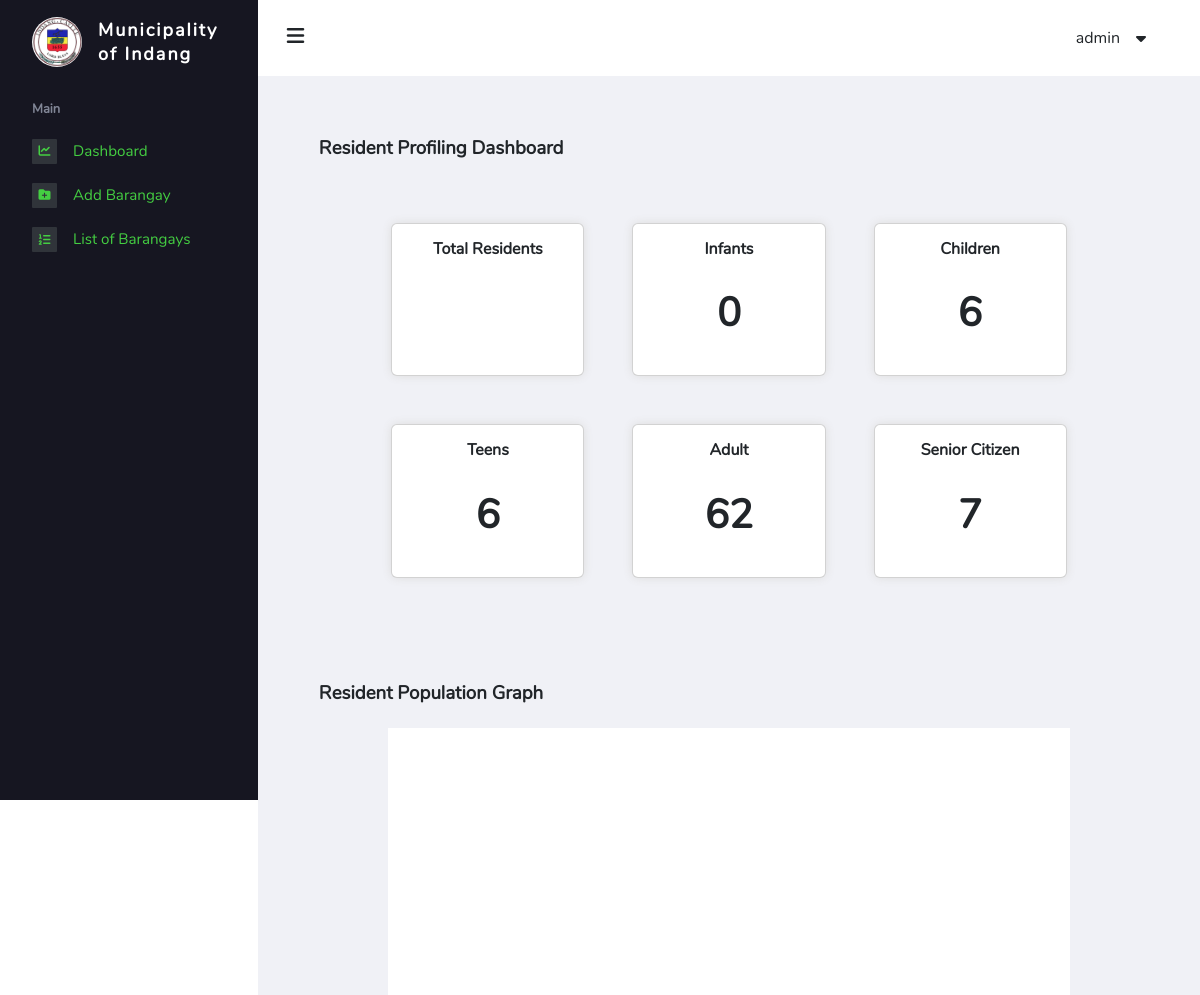
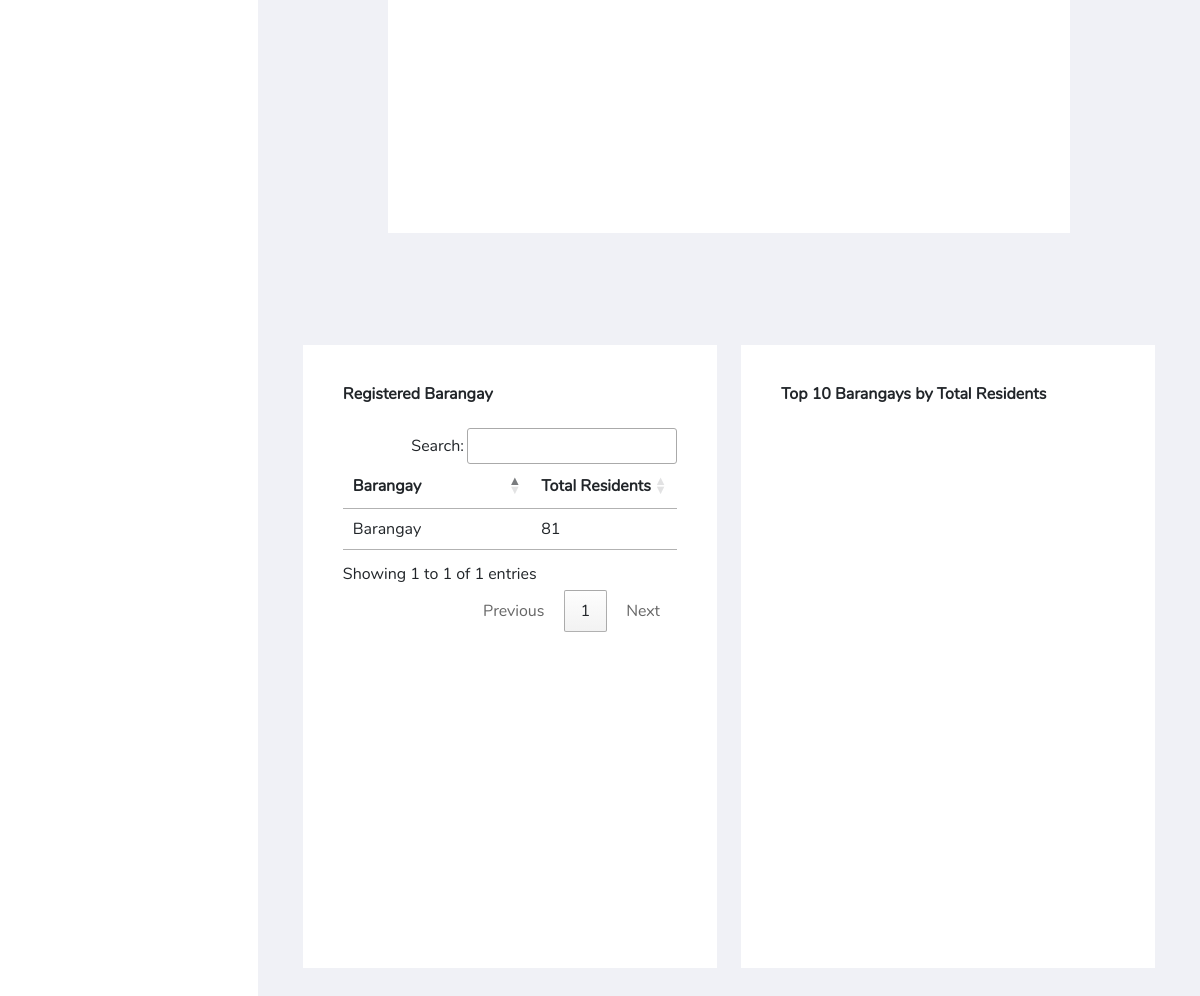
Before: /admin/index.php (signed in) with the older database file (2 pictures, top to bottom).
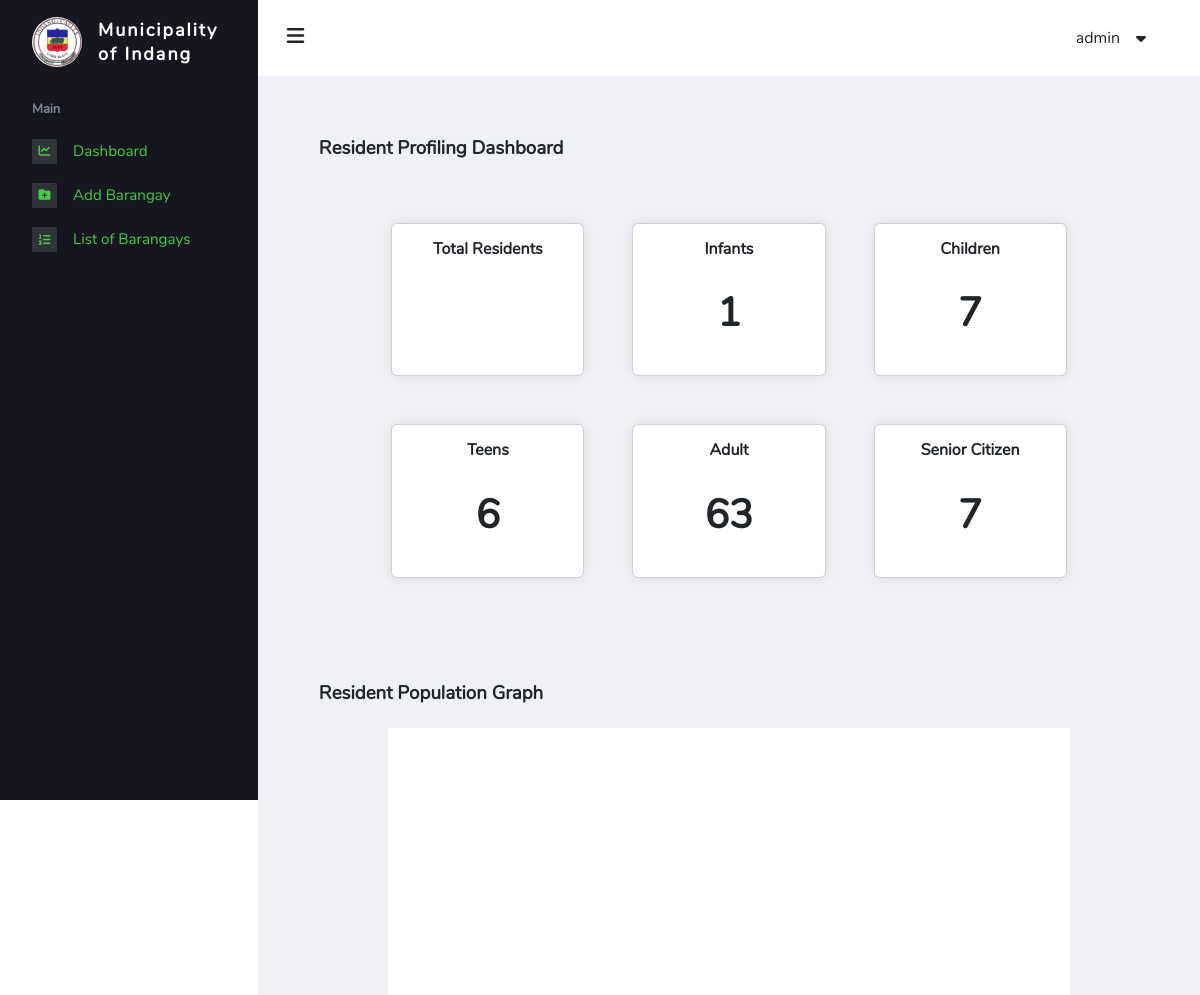
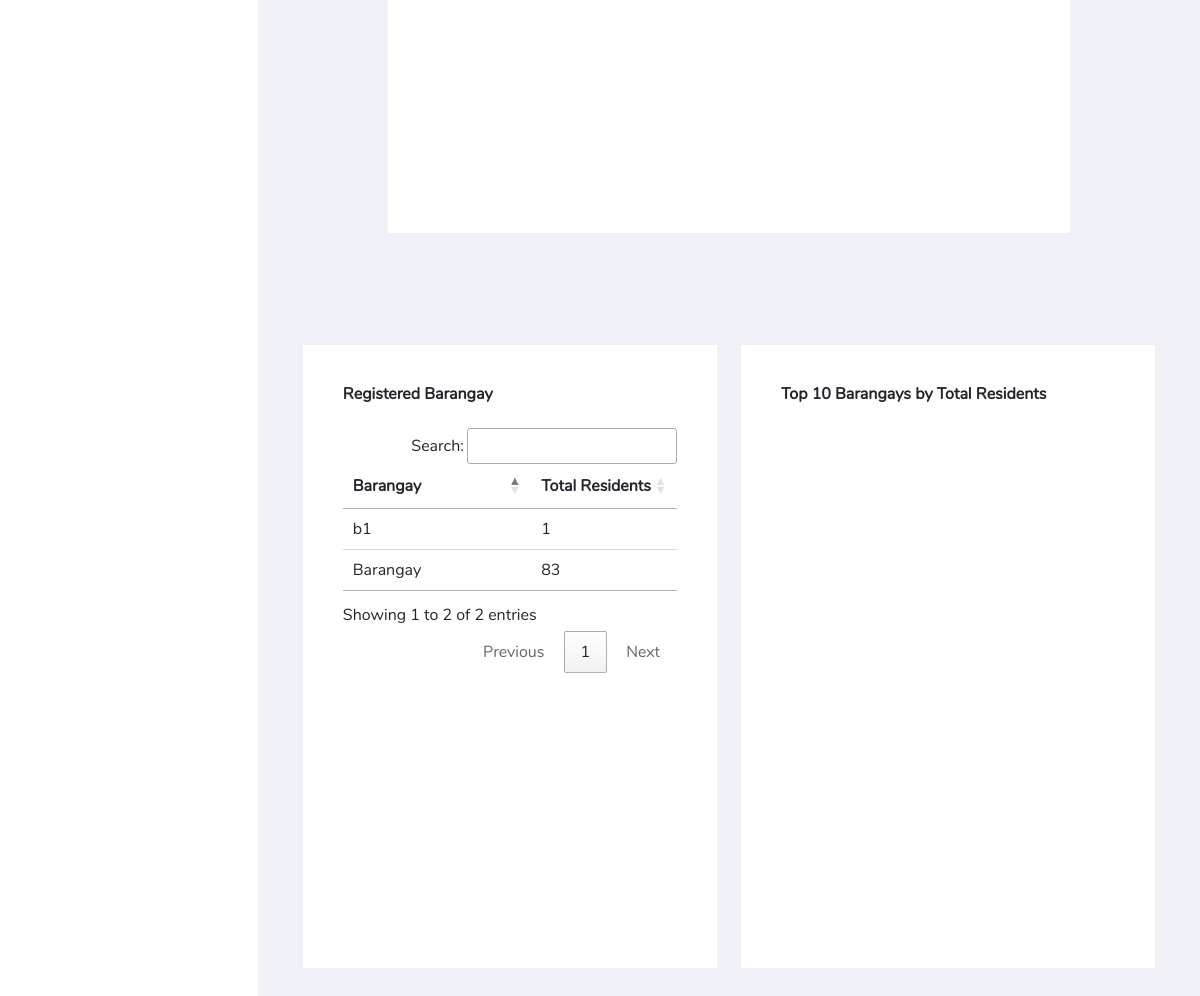
After: the same page with the newer database file (2 pictures, top to bottom).
### tables this page shows
CREATE TABLE `superadmin_config` (
  `municipality_id` int(11) NOT NULL,
  `municipality_name` varchar(255) NOT NULL,
  `municipality_link` varchar(255) NOT NULL,
  `municipality_logo` varchar(255) NOT NULL
);

CREATE TABLE `super_accounts` (
  `id` int(11) NOT NULL,
  `user_id` bigint(20) NOT NULL,
  `fullname` varchar(100) NOT NULL,
  `username` varchar(100) NOT NULL,
  `password` varchar(255) NOT NULL
);

CREATE TABLE `barangay` (
  `b_id` int(11) NOT NULL,
  `b_name` varchar(50) NOT NULL,
  `b_address` varchar(100) NOT NULL,
  `b_logo` varchar(100) NOT NULL,
  `b_link` varchar(100) NOT NULL,
  `is_active` tinyint(1) NOT NULL
);

### admin/includes/login-system.inc.php (called while the page is built, shortened)
<?php
function checkLogin($pdo)
{
    if (isset($_SESSION['user_id'])) {
        $id = $_SESSION['user_id'];
        $result = $pdo->query("SELECT * FROM super_accounts WHERE user_id = '$id' LIMIT 1");
        $result->execute();
        $numRows = $result->rowCount();
        if ($result && $numRows > 0) {
            $user_data = $result->fetch();
            return $user_data;
        }
    }
    die;
}

### admin/includes/session.inc.php (called while the page is built, shortened)
<?php
include 'includes/dbh.inc.php';
include 'includes/login-system.inc.php';
$user_data = checkLogin($pdo);

### admin/index.php (the view, shortened to what this page needs)
<?php
include 'includes/session.inc.php';
$query = "SELECT * FROM barangay";
$stmt = $pdo->query($query);
$barangays = $stmt->fetchAll(PDO::FETCH_ASSOC);
$ages = $pdo->query("SELECT TIMESTAMPDIFF(YEAR, birthdate, CURDATE()) AS age FROM resident")->fetchAll(PDO::FETCH_COLUMN);
$infant = count(array_filter($ages, function ($age) {
    return $age >= 0 && $age <= 1;
}));
$children = count(array_filter($ages, function ($age) {
    return $age >= 2 && $age <= 12;
}));
$teens = count(array_filter($ages, function ($age) {
    return $age >= 13 && $age <= 17;
}));
$adult = count(array_filter($ages, function ($age) {
    return $age >= 18 && $age <= 59;
}));
$senior = count(array_filter($ages, function ($age) {
    return $age >= 60;
}));
?>
<!DOCTYPE html>
<html lang="en">
<head>
    <link rel="stylesheet" href="https://cdnjs.cloudflare.com/ajax/libs/font-awesome/6.2.0/css/all.min.css" />
    <link href="https://cdn.jsdelivr.net/npm/bootstrap@5.3.0-alpha1/dist/css/bootstrap.min.css" rel="stylesheet">
    <link rel="stylesheet" href="https://cdn.datatables.net/1.13.4/css/jquery.dataTables.css" />
    <link rel="stylesheet" href="./assets/css/main.css" />
    <link rel="stylesheet" href="./assets/css/bs-overwrite.css" />
    <link rel="stylesheet" href="assets/css/dashboard.css" />
    <script src="https://cdn.tailwindcss.com"></script>
</head>
<body>
    <?php
    include 'partials/nav_sidebar.php';
    ?>
    <main class="main-content">
        <?php
        include 'partials/nav_header.php';
        ?>
        <div class="wrapper" style="margin-bottom: 10%;">
            <div class="page-header">
                <h3 class="page-title">Resident Profiling Dashboard</h3>
            </div>
            <div class="page-body">
                <div class="card-container">
                    <div class="cards">
                        <div class="card">
                            <h1 class="card-title">Total Residents</h1>
                            <p class="card-body"><?php echo $total_residents ?></p>
                        </div>
                        <div class="card">
                            <h1 class="card-title">Infants</h1>
                            <p class="card-body"><?php echo $infant ?></p>
                        </div>
                        <div class="card">
                            <h1 class="card-title">Children</h1>
                            <p class="card-body"><?php echo $children ?></p>
                        </div>
                    </div>
                    <div class="cards">
                        <div class="card">
                            <h1 class="card-title">Teens</h1>
                            <p class="card-body"><?php echo $teens ?></p>
                        </div>
                        <div class="card">
                            <h1 class="card-title">Adult</h1>
                            <p class="card-body"><?php echo $adult ?></p>
                        </div>
                        <div class="card">
                            <h1 class="card-title">Senior Citizen</h1>
                            <p class="card-body"><?php echo $senior ?></p>
                        </div>
                    </div>
                </div>
            </div>
            <div class="page-header">
                <h3 class="page-title">Resident Population Graph</h3>
            </div>
            <div class="chart-container">
                <div id="piechart"></div>
            </div>
            <div class="w-full md:flex gap-6 mt-28">
                <div class="w-full md:w-1/2 mb-3 bg-white p-10">
                    <h1 class="font-semibold mb-6">Registered Barangay</h1>
                    <table id="barangays-table" class="row-border hover">
                        <thead>
                            <tr>
                                <th class="w-full">Barangay</th>
                                <th class="whitespace-nowrap">Total Residents</th>
                            </tr>
                        </thead>
                        <tbody>
                            <?php foreach ($barangays as $barangay) : ?>
                                <?php
                                $barangayId = $barangay['b_id'];
                                $query = "SELECT COUNT(*) as total_residents FROM resident WHERE barangay_id = :barangay_id";
                                $stmt = $pdo->prepare($query);
                                $stmt->bindParam(':barangay_id', $barangayId, PDO::PARAM_INT);
                                $stmt->execute();
                                $result = $stmt->fetch(PDO::FETCH_ASSOC);
                                ?>
                                <tr>
                                    <td class="w-full"><?php echo $barangay['b_name'] ?></td>
                                    <td class="whitespace-nowrap"><?php echo $result['total_residents'] ?></td>
                                </tr>
                            <?php endforeach ?>
                        </tbody>
                    </table>
                </div>
                <div class="w-full md:w-1/2 mb-3 bg-white p-10">
                    <h1 class="font-semibold mb-6">Top 10 Barangays by Total Residents</h1>
                    <div id="columnChart" style="height: 500px;"></div>
                </div>
            </div>
    </main>
</body>
</html>

### admin/partials/nav_sidebar.php
<nav class="sidebar">
    <div class="sidebar__logo">
        <?php $municipality = $pdo->query("SELECT * FROM superadmin_config")->fetch(); ?>
        <div class="logo-img">
            <img src="./assets/images/<?php echo $municipality['municipality_logo'] ?>" alt="Logo of Indang" width="50px" />
        </div>
        <h1 class="barangay-name">Municipality of <?php echo $municipality['municipality_name'] ?></h1>
    </div>
    <ul class="sidebar__links">
        <li>
            <p>Main</p>
        </li>
        <li>
            <a href="index.php">
                <span class="sidebar__links-icon"><i class="fa-sharp fa-solid fa-chart-line"></i></span>
                <span class="sidebar__links-text">Dashboard</span>
            </a>
        </li>
        <li>
            <a href="barangay-add.php">
                <span class="sidebar__links-icon"><i class="fa-solid fa-folder-plus"></i></span>
                <span class="sidebar__links-text">Add Barangay</span>
            </a>
        </li>
        <li>
            <a href="barangay.php">
                <span class="sidebar__links-icon"><i class="fa-solid fa-list-ol"></i></span>
                <span class="sidebar__links-text">List of Barangays</span>
            </a>
        </li>
    </ul>
</nav>

### admin/partials/nav_header.php (shortened to what this page needs)
<header>
    <div class="burger-menu">
        <i class="fa-solid fa-bars"></i>
    </div>
    <div class="admin">
        <div class="admin__name"><?php echo $user_data['fullname']; ?>
        </div>
    </div>
</header>

### admin/assets/css/bs-overwrite.css (style rules this page uses)
.barangay-name { margin: 0; font-weight: bold; letter-spacing: 2px; line-height: normal; }
.page-title { font-size: 1.17em; font-weight: bold; }
.logo-img { padding-top: 0 !important; }
.logo-img img { max-width: 50px; }
p { margin: 0; }
ol, ul { padding-left: 0; }

### admin/assets/css/dashboard.css (style rules this page uses)
.page-body { background: none !important; }
.card-container { color: var(--primary-clr); }
.cards { display: flex; flex-wrap: wrap; justify-content: center; gap: 3rem; margin-bottom: 3rem; }
.card { background: var(--white); text-align: center; width: 25%; padding: 1rem; box-shadow: 0 0 10px #ddd; }
.card-title { font-weight: bold; font-size: 1rem; }
.card-body { font-size: 2.5rem; font-weight: 900; }
.chart-container { width: 80%; background: white; margin: auto; }
#piechart { width: 100%; min-height: 500px; margin: auto; }

### admin/assets/css/_root.css (style rules this page uses)
:root { --primary-clr: #001754; --secondary-clr: #818696; --white: #fff; --black: #000; --blue: #0062FF; --lightblue: #91bbff; --green-dark: #03A10A; --green-light: #44CE42; --background-clr: #f0f1f6; --background-sidebar: #161621; --fw-n: 300; --fw-m: 600; --fw-l: 800; --fs-2: 5rem; --fs-3: 2rem; --fs-p: 1rem; }
* { margin: 0; padding: 0; box-sizing: border-box; font-family: "nunito-regular", sans-serif; }
li, a { list-style-type: none; text-decoration: none; }
.wrapper { width: 100%; padding: 2.8rem 2.8rem 0 2.8rem; }

### admin/assets/css/_header.css (style rules this page uses)
.main-content { margin-left: 258px; background-color: var(--background-clr); padding-bottom: 5%; min-height: 100vh; }
header { background-color: var(--white); height: calc(60px + 1rem); display: flex; justify-content: space-between; align-items: center; padding: 0 5rem 0 1.8rem; }
.burger-menu i { font-size: 20px; }
.admin__name { position: relative; cursor: pointer; }
.admin__name::after { position: absolute; content: "\f0d7"; padding-left: 1rem; top: 50%; transform: translateY(-50%); font-family: "Font Awesome 5 Free"; font-weight: 900; }

### admin/assets/css/_add-brgy.css (style rules this page uses)
.page-body { position: relative; }

### admin/assets/css/_resident-profiling.css (style rules this page uses)
.page-header { margin: 1rem 1rem 1.5rem 1rem; }
.page-body { padding: 2.5rem; background: var(--white); }

### admin/assets/css/_sidebar.css (style rules this page uses)
nav { background-color: var(--background-sidebar); display: flex; flex-direction: column; align-items: center; height: 100vh; width: 258px; padding: .5rem 0; position: fixed; top: 0; left: 0; transition: all 400ms ease; overflow: hidden; z-index: 9999; font-family: 'nunito-medium', sans-serif; }
.sidebar__logo { min-height: 60px; display: flex; align-items: center; gap: 1rem; padding: .5rem 2rem 0 2rem; }
.sidebar__logo .logo-img { padding-top: 5px; }
.barangay-name { color: var(--white); font-size: 18px; letter-spacing: 2px; }
.sidebar__logo img { border-radius: 50%; }
.sidebar__links { padding: 2rem 0 0 2rem; display: flex; flex-direction: column; gap: 1.2rem; width: 100%; z-index: 1000; }
.sidebar__links li:nth-child(1) { color: var(--secondary-clr); font-size: 0.8125rem; font-weight: var(--fw-l); }
.sidebar__links li a { display: flex; width: 100%; gap: 1rem; align-items: center; background-color: var(--background-sidebar); color: var(--green-light); transition: color 200ms ease-in; font-size: .95rem; }
.sidebar__links-icon { background-color: #30343a; border-radius: 1px; font-size: 12px; width: 25px; height: 25px; display: flex; align-items: center; justify-content: center; }
.sidebar__links-icon { color: var(--green-light); }
.burger-menu, .burger-menu2 { cursor: pointer; z-index: 1; }
.main-content { transition: margin-left 400ms ease; }

Changed rows visible on the page:
added barangay: b_name "b1", total_residents "1"
computed for barangay "Barangay": total_residents "81" → "83"
Other visible differences:
$infant: "0" → "1"
$children: "6" → "7"
$adult: "62" → "63"
text written by a page script: "Search: Showing 1 to 1 of 1 entries Previous 1 Next" → "Search: Showing 1 to 2 of 2 entries Previous 1 Next"
